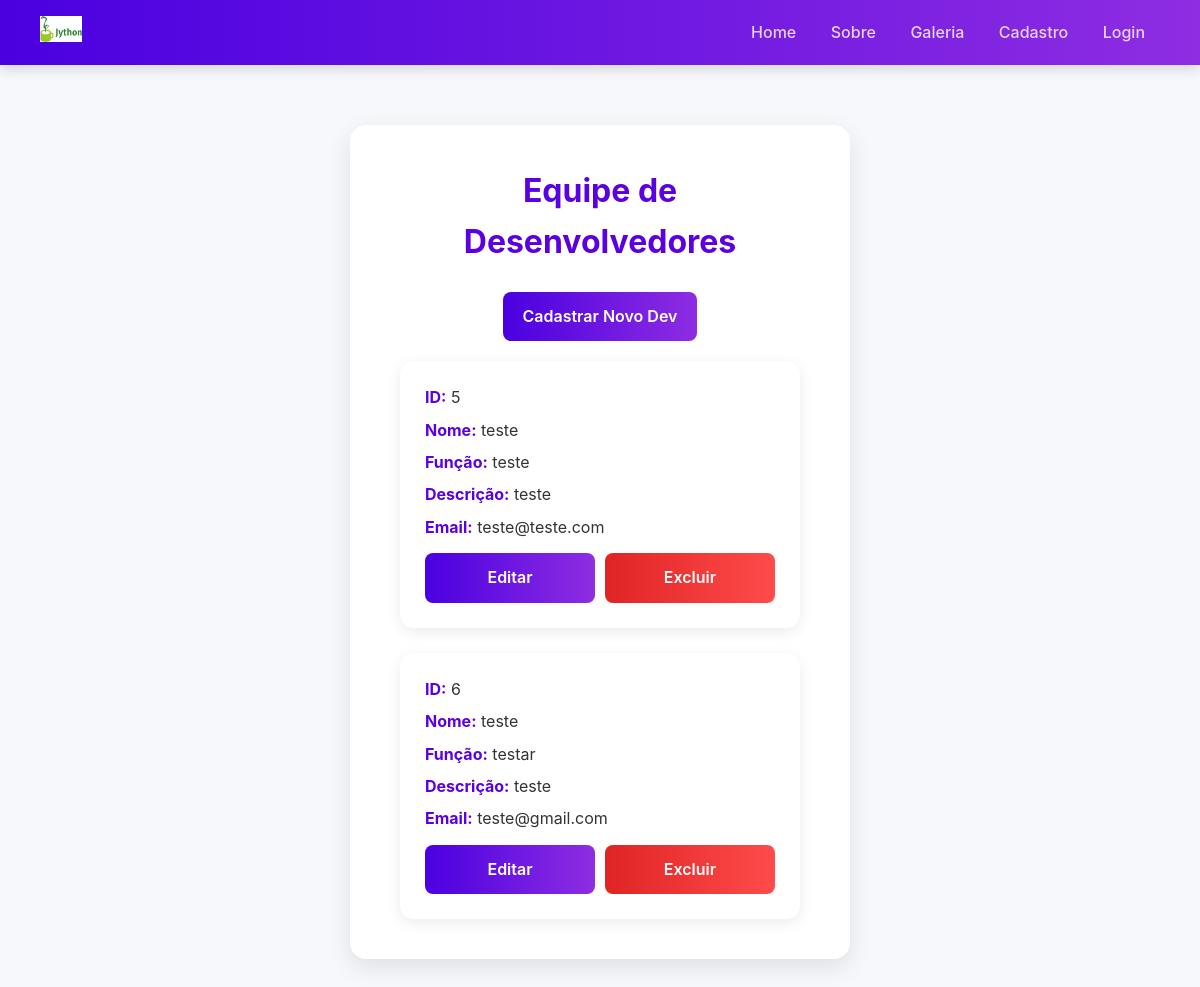
The app's page /desenvolvedores, older data.
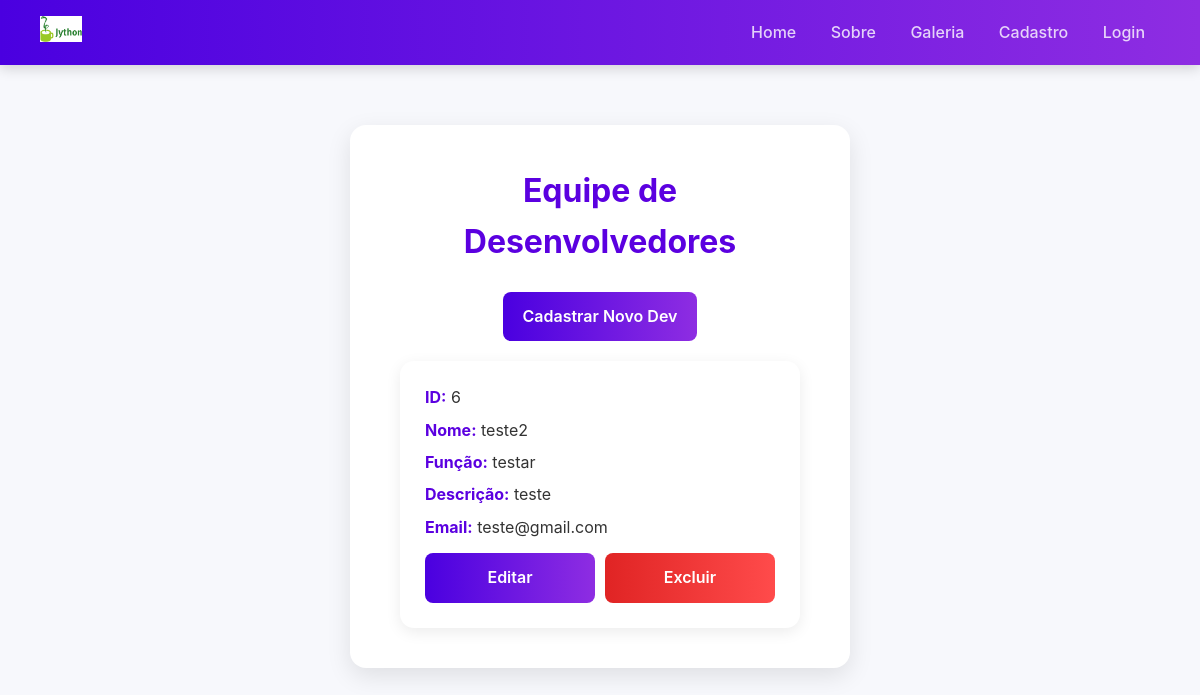
The same page, newer data.
### app/models.py (models this page shows)
class Desenvolvedor(models.Model):
    nome = models.CharField(max_length=100)
    funcao = models.CharField(max_length=50)
    descricao = models.CharField(max_length=300)
    email = models.EmailField(unique=True)

### app/views.py (the view)
# urls.py: path('desenvolvedores', views.dev, name='dev'),
def dev(request):
    devs = Desenvolvedor.objects.all().values()
    return render(request, 'desenvolvedores.html', {'desenvolvedores':devs})

### app/templates/desenvolvedores.html (shortened to what this page needs)
{% extends "template.html" %}
{% block conteudo %}
<main class="page-container">
    <div class="card">
        <h1>Equipe de Desenvolvedores</h1>
        <a href="{% url 'salvarDev' %}" class="btn btn-primary" style="margin-bottom: 20px;">Cadastrar Novo Dev</a>
        {% if desenvolvedores %}
        <div class="mensagens-grid">
            {% for devs in desenvolvedores %}
            <div class="msg-card">
                <p><strong>ID:</strong> {{ devs.id }}</p>
                <p><strong>Nome:</strong> {{ devs.nome }}</p>
                <p><strong>Função:</strong> {{ devs.funcao }}</p>
                <p><strong>Descrição:</strong> {{ devs.descricao }}</p>
                <p><strong>Email:</strong> {{ devs.email }}</p>
                <div style="display: flex; gap: 10px; margin-top: 15px;">
                    <a href="{% url 'editarDev' devs.id %}" class="btn btn-primary" style="flex: 1;">Editar</a>
                    <a href="{% url 'excluirDev' devs.id %}" class="btn btn-danger" style="flex: 1;">Excluir</a>
                </div>
            </div>
            {% endfor %}
        </div>
        {% else %}
        <p class="sem-msg">Nenhum desenvolvedor cadastrado ainda.</p>
        {% endif %}
    </div>
</main>
{% endblock %}

Row changes from the older to the newer data that the page shows:
removed Desenvolvedor: id "5", nome "teste", funcao "teste", descricao "teste", email "teste@teste.com"
changed Desenvolvedor "testar": nome "teste" → "teste2"
